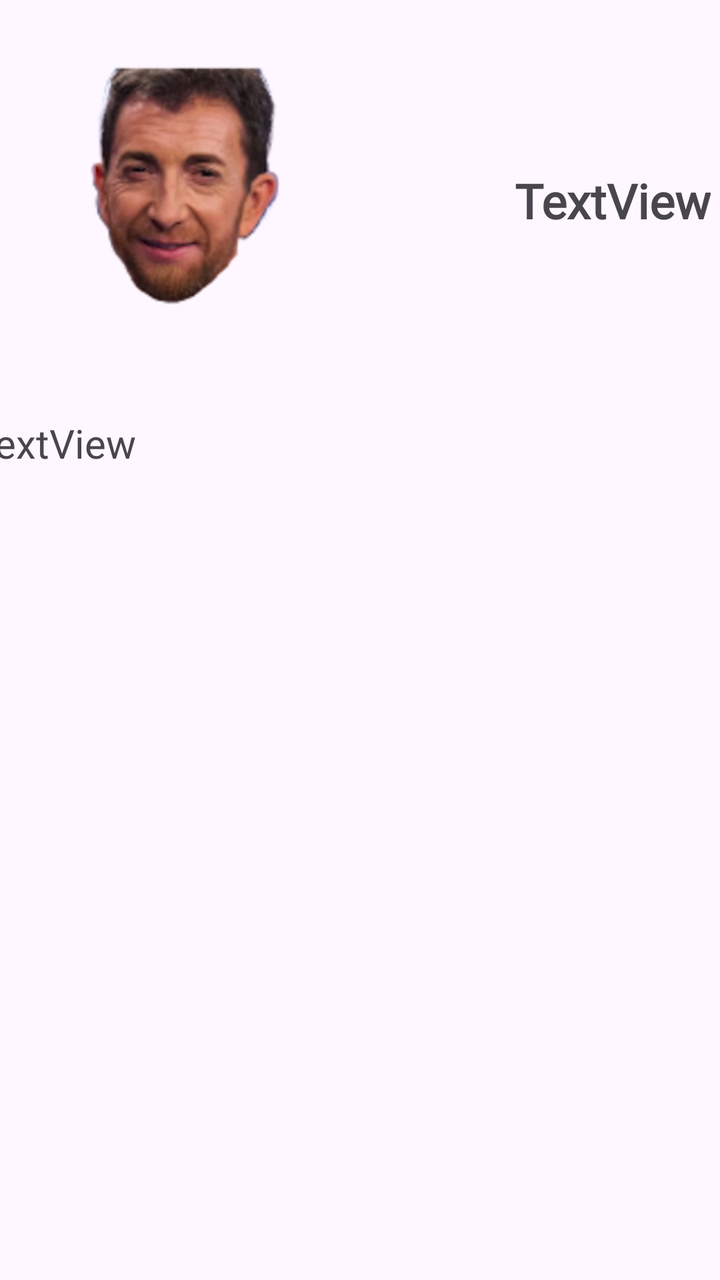
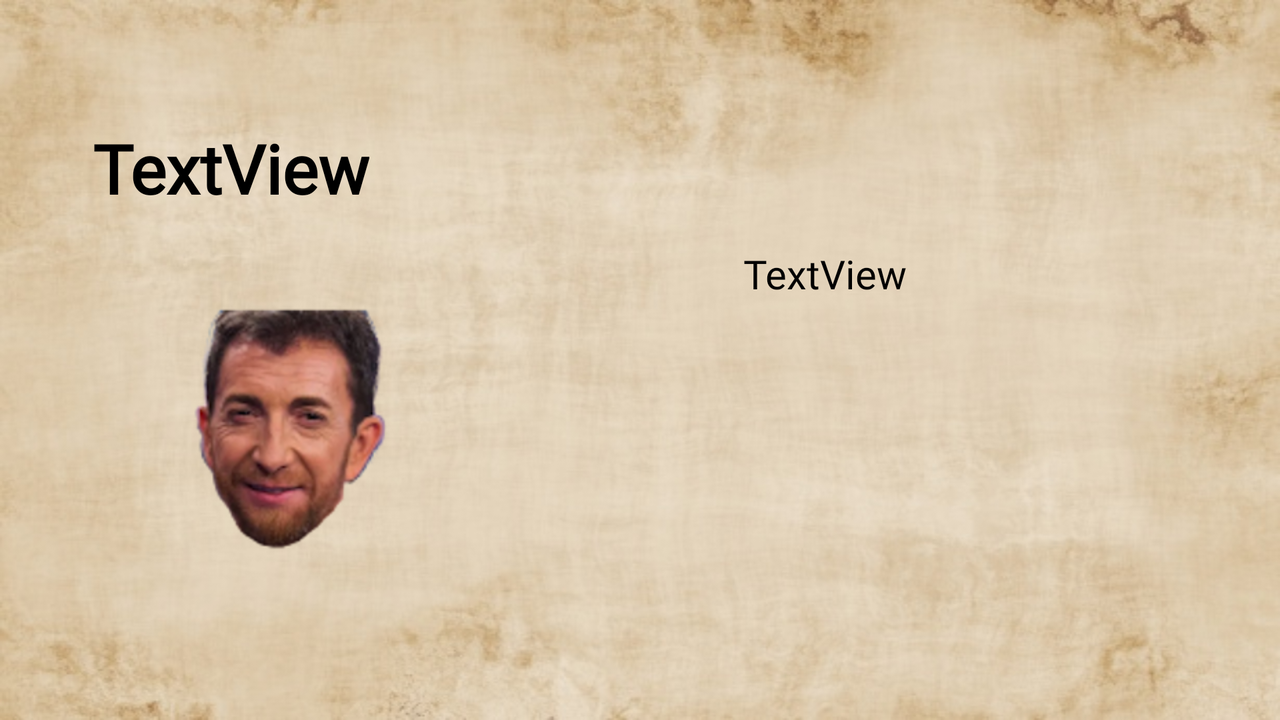

The same Android screen from two of the app's own layout files: first res/layout/ as a phone draws it, then the repository's variant for another configuration, drawn on a device whose configuration selects that folder. Both files follow.
<!-- AndroidManifest.xml: application theme Theme.DDClasesSubClases -->
<!-- res/layout/fragment_sub_clases_details.xml -->
<?xml version="1.0" encoding="utf-8"?>
<androidx.constraintlayout.widget.ConstraintLayout xmlns:android="http://schemas.android.com/apk/res/android"
    xmlns:app="http://schemas.android.com/apk/res-auto"
    xmlns:tools="http://schemas.android.com/tools"
    android:layout_width="match_parent"
    android:layout_height="match_parent"
    tools:context=".SubClases_details" >

    <ImageView
        android:id="@+id/img_subclase"
        android:layout_width="155dp"
        android:layout_height="153dp"
        android:layout_marginStart="8dp"
        android:layout_marginTop="16dp"
        android:layout_marginBottom="39dp"
        android:src="@drawable/motos"
        app:layout_constraintBottom_toTopOf="@+id/txt_description"
        app:layout_constraintEnd_toEndOf="parent"
        app:layout_constraintHorizontal_bias="0.032"
        app:layout_constraintStart_toStartOf="parent"
        app:layout_constraintTop_toTopOf="parent"
        app:layout_constraintVertical_bias="0.0" />

    <TextView
        android:id="@+id/txt_nombre"
        android:layout_width="wrap_content"
        android:layout_height="wrap_content"
        android:layout_marginStart="88dp"
        android:layout_marginTop="84dp"
        android:layout_marginBottom="105dp"
        android:fontFamily="@font/fuentednd"
        android:text="TextView"
        android:textAlignment="textStart"
        android:textSize="24sp"
        android:textStyle="bold"
        app:layout_constraintBottom_toTopOf="@+id/txt_description"
        app:layout_constraintEnd_toEndOf="parent"
        app:layout_constraintHorizontal_bias="0.0"
        app:layout_constraintStart_toEndOf="@+id/img_subclase"
        app:layout_constraintTop_toTopOf="parent"
        app:layout_constraintVertical_bias="0.0" />

    <TextView
        android:id="@+id/txt_description"
        android:layout_width="390dp"
        android:layout_height="228dp"
        android:layout_marginTop="208dp"
        android:fontFamily="@font/fuentednd"
        android:text="TextView"
        android:textAlignment="viewStart"
        android:textSize="20sp"
        app:layout_constraintEnd_toEndOf="parent"
        app:layout_constraintHorizontal_bias="0.476"
        app:layout_constraintStart_toStartOf="parent"
        app:layout_constraintTop_toTopOf="parent" />
</androidx.constraintlayout.widget.ConstraintLayout>
<!-- resources referenced by this layout -->
<resources>
  <!-- drawable motos: png bitmap (drawable, 39854 bytes) -->
  <!-- from res/values-v23/ -->
  <style name="Theme.DDClasesSubClases" parent="Base.Theme.DDClasesSubClases">
          
          <item name="android:navigationBarColor">@android:color/transparent</item>
          <item name="android:statusBarColor">@android:color/transparent</item>
          <item name="android:windowLightStatusBar">?attr/isLightTheme</item>
      </style>
  <style name="Base.Theme.DDClasesSubClases" parent="Theme.Material3.DayNight.NoActionBar">
          
          
      </style>
</resources>
<!-- res/layout-land/fragment_sub_clases_details.xml (the repository's variant of the layout above) -->
<!-- drawn on the phone turned sideways -->
<?xml version="1.0" encoding="utf-8"?>
<androidx.constraintlayout.widget.ConstraintLayout xmlns:android="http://schemas.android.com/apk/res/android"
    xmlns:app="http://schemas.android.com/apk/res-auto"
    xmlns:tools="http://schemas.android.com/tools"
    android:layout_width="match_parent"
    android:layout_height="match_parent"
    android:background="@drawable/fondo_app"
    tools:context=".SubClases_details">

    <ImageView
        android:id="@+id/img_subclase"
        android:layout_width="155dp"
        android:layout_height="155dp"
        android:src="@drawable/motos"
        app:layout_constraintBottom_toBottomOf="parent"
        app:layout_constraintEnd_toStartOf="@+id/guideline"
        app:layout_constraintHorizontal_bias="0.319"
        app:layout_constraintStart_toStartOf="parent"
        app:layout_constraintTop_toTopOf="parent"
        app:layout_constraintVertical_bias="0.667" />

    <TextView
        android:id="@+id/txt_nombre"
        android:layout_width="wrap_content"
        android:layout_height="wrap_content"
        android:layout_marginTop="36dp"
        android:layout_marginBottom="16dp"
        android:fontFamily="@font/fuentednd"
        android:text="TextView"
        android:textAlignment="center"
        android:textColor="@color/black"
        android:textSize="34sp"
        android:textStyle="bold"
        app:layout_constraintBottom_toTopOf="@+id/img_subclase"
        app:layout_constraintEnd_toEndOf="parent"
        app:layout_constraintHorizontal_bias="0.092"
        app:layout_constraintStart_toStartOf="parent"
        app:layout_constraintTop_toTopOf="parent"
        app:layout_constraintVertical_bias="0.646" />

    <TextView
        android:id="@+id/txt_description"
        android:layout_width="394dp"
        android:layout_height="112dp"
        android:fontFamily="@font/fuentednd"
        android:text="TextView"
        android:textAlignment="center"
        android:textColor="@color/black"
        android:textSize="20sp"
        app:layout_constraintBottom_toBottomOf="parent"
        app:layout_constraintEnd_toEndOf="parent"
        app:layout_constraintHorizontal_bias="0.876"
        app:layout_constraintStart_toStartOf="parent"
        app:layout_constraintTop_toTopOf="parent"
        app:layout_constraintVertical_bias="0.497" />

    <androidx.constraintlayout.widget.Guideline
        android:id="@+id/guideline"
        android:layout_width="wrap_content"
        android:layout_height="wrap_content"
        android:orientation="vertical"
        app:layout_constraintGuide_begin="365dp" />
</androidx.constraintlayout.widget.ConstraintLayout>
<!-- resources referenced by the variant -->
<!-- as the phone turned sideways resolves them -->
<resources>
  <color name="black">#FF000000</color>
  <!-- drawable fondo_app: jpg bitmap (drawable, 54247 bytes) -->
  <!-- drawable motos: png bitmap (drawable, 39854 bytes) -->
  <!-- from res/values-v23/ -->
  <style name="Theme.DDClasesSubClases" parent="Base.Theme.DDClasesSubClases">
          
          <item name="android:navigationBarColor">@android:color/transparent</item>
          <item name="android:statusBarColor">@android:color/transparent</item>
          <item name="android:windowLightStatusBar">?attr/isLightTheme</item>
      </style>
  <style name="Base.Theme.DDClasesSubClases" parent="Theme.Material3.DayNight.NoActionBar">
          
          
      </style>
</resources>
